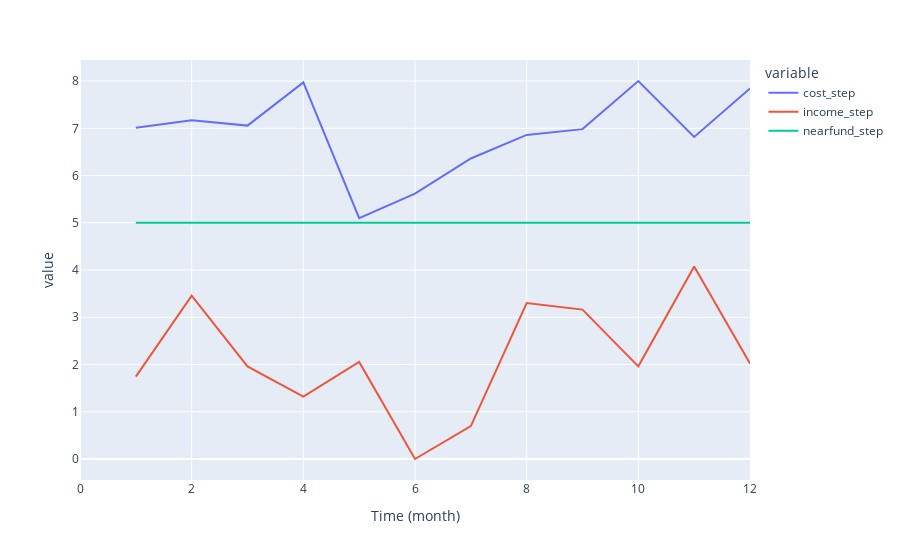

The code cell stored with this chart in its notebook:
### Code cell
px.line(var_df,y=['cost_step','income_step','nearfund_step'])

### Figure 1 — Plotly figure (JSON) as saved in the notebook; plotly's stock layout.template omitted (floating-point values rounded to 4 significant figures)
{"data": [{"hovertemplate": "variable=cost_step<br>Time (month)=%{x}<br>value=%{y}<extra></extra>", "legendgroup": "cost_step", "line": {"color": "#636efa", "dash": "solid"}, "mode": "lines", "name": "cost_step", "orientation": "v", "showlegend": true, "type": "scatter", "x": [0, 1, 2, 3, 4, 5, 6, 7, 8, 9, 10, 11, 12], "xaxis": "x", "y": [null, 7.014, 7.17, 7.057, 7.972, 5.096, 5.618, 6.362, 6.86, 6.983, 8.002, 6.816, 7.845], "yaxis": "y"}, {"hovertemplate": "variable=income_step<br>Time (month)=%{x}<br>value=%{y}<extra></extra>", "legendgroup": "income_step", "line": {"color": "#EF553B", "dash": "solid"}, "mode": "lines", "name": "income_step", "orientation": "v", "showlegend": true, "type": "scatter", "x": [0, 1, 2, 3, 4, 5, 6, 7, 8, 9, 10, 11, 12], "xaxis": "x", "y": [null, 1.745, 3.458, 1.96, 1.319, 2.055, 0, 0.6955, 3.3, 3.163, 1.961, 4.075, 2.019], "yaxis": "y"}, {"hovertemplate": "variable=nearfund_step<br>Time (month)=%{x}<br>value=%{y}<extra></extra>", "legendgroup": "nearfund_step", "line": {"color": "#00cc96", "dash": "solid"}, "mode": "lines", "name": "nearfund_step", "orientation": "v", "showlegend": true, "type": "scatter", "x": [0, 1, 2, 3, 4, 5, 6, 7, 8, 9, 10, 11, 12], "xaxis": "x", "y": [null, 5, 5, 5, 5, 5, 5, 5, 5, 5, 5, 5, 5], "yaxis": "y"}], "layout": {"legend": {"title": {"text": "variable"}, "tracegroupgap": 0}, "margin": {"t": 60}, "xaxis": {"anchor": "y", "domain": [0, 1], "title": {"text": "Time (month)"}}, "yaxis": {"anchor": "x", "domain": [0, 1], "title": {"text": "value"}}}}
